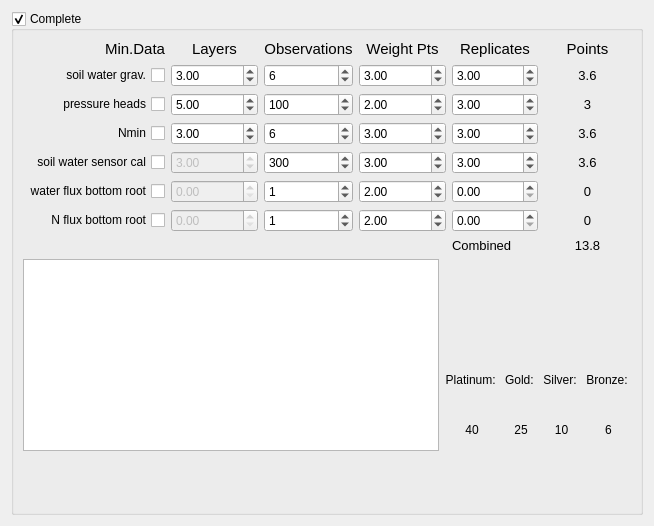
          <widget class="QWidget" name="pageSoil">
           <property name="geometry">
            <rect>
             <x>0</x>
             <y>0</y>
             <width>654</width>
             <height>526</height>
            </rect>
           </property>
           <attribute name="label">
            <string>Soil</string>
           </attribute>
           <layout class="QGridLayout" name="gridLayout_12">
            <item row="0" column="0">
             <widget class="QGroupBox" name="gbxSVSoil">
              <property name="title">
               <string>Complete</string>
              </property>
              <property name="checkable">
               <bool>true</bool>
              </property>
              <property name="checked">
               <bool>true</bool>
              </property>
              <layout class="QGridLayout" name="gridLayout_33">
               <item row="0" column="0" colspan="2">
                <layout class="QGridLayout" name="gridLayoutSVSoilInputs">
                 <item row="2" column="0">
                  <widget class="QCheckBox" name="chbxSVSoilPressureHeads">
                   <property name="layoutDirection">
                    <enum>Qt::RightToLeft</enum>
                   </property>
                   <property name="text">
                    <string>pressure heads</string>
                   </property>
                  </widget>
                 </item>
                 <item row="4" column="2">
                  <widget class="QSpinBox" name="sbSVSoilSoilWaterSensorCalObservations">
                   <property name="maximum">
                    <number>999999</number>
                   </property>
                   <property name="value">
                    <number>300</number>
                   </property>
                  </widget>
                 </item>
                 <item row="5" column="0">
                  <widget class="QCheckBox" name="chbxSVSoilWaterFluxBottomRoot">
                   <property name="layoutDirection">
                    <enum>Qt::RightToLeft</enum>
                   </property>
                   <property name="text">
                    <string>water flux bottom root</string>
                   </property>
                  </widget>
                 </item>
                 <item row="5" column="2">
                  <widget class="QSpinBox" name="sbSVSoilWaterFluxBottomRootObservations">
                   <property name="maximum">
                    <number>999999</number>
                   </property>
                   <property name="value">
                    <number>1</number>
                   </property>
                  </widget>
                 </item>
                 <item row="5" column="4">
                  <widget class="QDoubleSpinBox" name="dsbSVSoilWaterFluxBottomRootReplicates"/>
                 </item>
                 <item row="2" column="4">
                  <widget class="QDoubleSpinBox" name="dsbSVSoilPressureHeadsReplicates">
                   <property name="value">
                    <double>3.000000000000000</double>
                   </property>
                  </widget>
                 </item>
                 <item row="2" column="5">
                  <widget class="QLabel" name="lblSVSoilPressureHeadsPoints">
                   <property name="font">
                    <font>
                     <pointsize>10</pointsize>
                    </font>
                   </property>
                   <property name="text">
                    <string notr="true">3</string>
                   </property>
                   <property name="alignment">
                    <set>Qt::AlignCenter</set>
                   </property>
                  </widget>
                 </item>
                 <item row="3" column="0">
                  <widget class="QCheckBox" name="chbxSVSoilNMin">
                   <property name="layoutDirection">
                    <enum>Qt::RightToLeft</enum>
                   </property>
                   <property name="text">
                    <string>Nmin</string>
                   </property>
                  </widget>
                 </item>
                 <item row="3" column="2">
                  <widget class="QSpinBox" name="sbSVSoilNMinObservations">
                   <property name="maximum">
                    <number>999999</number>
                   </property>
                   <property name="value">
                    <number>6</number>
                   </property>
                  </widget>
                 </item>
                 <item row="3" column="4">
                  <widget class="QDoubleSpinBox" name="dsbSVSoilNMinReplicates">
                   <property name="value">
                    <double>3.000000000000000</double>
                   </property>
                  </widget>
                 </item>
                 <item row="3" column="5">
                  <widget class="QLabel" name="lblSVSoilNMinPoints">
                   <property name="font">
                    <font>
                     <pointsize>10</pointsize>
                    </font>
                   </property>
                   <property name="text">
                    <string notr="true">3.6</string>
                   </property>
                   <property name="alignment">
                    <set>Qt::AlignCenter</set>
                   </property>
                  </widget>
                 </item>
                 <item row="4" column="0">
                  <widget class="QCheckBox" name="chbxSVSoilSoilWaterSensorCal">
                   <property name="layoutDirection">
                    <enum>Qt::RightToLeft</enum>
                   </property>
                   <property name="text">
                    <string>soil water sensor cal</string>
                   </property>
                  </widget>
                 </item>
                 <item row="4" column="4">
                  <widget class="QDoubleSpinBox" name="dsbSVSoilSoilWaterSensorCalReplicates">
                   <property name="value">
                    <double>3.000000000000000</double>
                   </property>
                  </widget>
                 </item>
                 <item row="4" column="5">
                  <widget class="QLabel" name="lblSVSoilSoilWaterSensorCalPoints">
                   <property name="font">
                    <font>
                     <pointsize>10</pointsize>
                    </font>
                   </property>
                   <property name="text">
                    <string notr="true">3.6</string>
                   </property>
                   <property name="alignment">
                    <set>Qt::AlignCenter</set>
                   </property>
                  </widget>
                 </item>
                 <item row="0" column="1">
                  <widget class="QLabel" name="lblSVSoilLayersHeader">
                   <property name="font">
                    <font>
                     <pointsize>11</pointsize>
                    </font>
                   </property>
                   <property name="text">
                    <string>Layers</string>
                   </property>
                   <property name="alignment">
                    <set>Qt::AlignCenter</set>
                   </property>
                  </widget>
                 </item>
                 <item row="0" column="2">
                  <widget class="QLabel" name="lblSVSoilObservationsHeader">
                   <property name="font">
                    <font>
                     <pointsize>11</pointsize>
                    </font>
                   </property>
                   <property name="text">
                    <string>Observations</string>
                   </property>
                   <property name="alignment">
                    <set>Qt::AlignCenter</set>
                   </property>
                  </widget>
                 </item>
                 <item row="0" column="0">
                  <widget class="QLabel" name="lblSVSoilMinDataHeader">
                   <property name="font">
                    <font>
                     <pointsize>11</pointsize>
                    </font>
                   </property>
                   <property name="text">
                    <string>Min.Data</string>
                   </property>
                   <property name="alignment">
                    <set>Qt::AlignRight|Qt::AlignTrailing|Qt::AlignVCenter</set>
                   </property>
                  </widget>
                 </item>
                 <item row="2" column="2">
                  <widget class="QSpinBox" name="sbSVSoilPressureHeadsObservations">
                   <property name="maximum">
                    <number>999999</number>
                   </property>
                   <property name="value">
                    <number>100</number>
                   </property>
                  </widget>
                 </item>
                 <item row="0" column="5">
                  <widget class="QLabel" name="lblSVSoilPointsHeader">
                   <property name="font">
                    <font>
                     <pointsize>11</pointsize>
                    </font>
                   </property>
                   <property name="text">
                    <string>Points</string>
                   </property>
                   <property name="alignment">
                    <set>Qt::AlignCenter</set>
                   </property>
                  </widget>
                 </item>
                 <item row="1" column="2">
                  <widget class="QSpinBox" name="sbSVSoilSoilWaterGravObservations">
                   <property name="maximum">
                    <number>999999</number>
                   </property>
                   <property name="value">
                    <number>6</number>
                   </property>
                  </widget>
                 </item>
                 <item row="1" column="4">
                  <widget class="QDoubleSpinBox" name="dsbSVSoilSoilWaterGravReplicates">
                   <property name="value">
                    <double>3.000000000000000</double>
                   </property>
                  </widget>
                 </item>
                 <item row="1" column="5">
                  <widget class="QLabel" name="lblSVSoilSoilWaterGravPoints">
                   <property name="font">
                    <font>
                     <pointsize>10</pointsize>
                    </font>
                   </property>
                   <property name="text">
                    <string notr="true">3.6</string>
                   </property>
                   <property name="alignment">
                    <set>Qt::AlignCenter</set>
                   </property>
                  </widget>
                 </item>
                 <item row="0" column="3">
                  <widget class="QLabel" name="lblSVSoilWeightPtsHeader">
                   <property name="font">
                    <font>
                     <pointsize>11</pointsize>
                    </font>
                   </property>
                   <property name="text">
                    <string>Weight Pts</string>
                   </property>
                   <property name="alignment">
                    <set>Qt::AlignCenter</set>
                   </property>
                  </widget>
                 </item>
                 <item row="0" column="4">
                  <widget class="QLabel" name="lblSVSoilReplicatesHeader">
                   <property name="font">
                    <font>
                     <pointsize>11</pointsize>
                    </font>
                   </property>
                   <property name="text">
                    <string>Replicates</string>
                   </property>
                   <property name="alignment">
                    <set>Qt::AlignCenter</set>
                   </property>
                  </widget>
                 </item>
                 <item row="1" column="0">
                  <widget class="QCheckBox" name="chbxSVSoilSoilWaterGrav">
                   <property name="layoutDirection">
                    <enum>Qt::RightToLeft</enum>
                   </property>
                   <property name="text">
                    <string>soil water grav.</string>
                   </property>
                  </widget>
                 </item>
                 <item row="5" column="5">
                  <widget class="QLabel" name="lblSVSoilWaterFluxBottomRootPoints">
                   <property name="font">
                    <font>
                     <pointsize>10</pointsize>
                    </font>
                   </property>
                   <property name="text">
                    <string notr="true">0</string>
                   </property>
                   <property name="alignment">
                    <set>Qt::AlignCenter</set>
                   </property>
                  </widget>
                 </item>
                 <item row="6" column="0">
                  <widget class="QCheckBox" name="chbxSVSoilNFluxBottomRoot">
                   <property name="layoutDirection">
                    <enum>Qt::RightToLeft</enum>
                   </property>
                   <property name="text">
                    <string>N flux bottom root</string>
                   </property>
                  </widget>
                 </item>
                 <item row="6" column="2">
                  <widget class="QSpinBox" name="sbSVSoilNFluxBottomRootObservations">
                   <property name="maximum">
                    <number>999999</number>
                   </property>
                   <property name="value">
                    <number>1</number>
                   </property>
                  </widget>
                 </item>
                 <item row="6" column="4">
                  <widget class="QDoubleSpinBox" name="dsbSVSoilNFluxBottomRootReplicates"/>
                 </item>
                 <item row="6" column="5">
                  <widget class="QLabel" name="lblSVSoilNFluxBottomRootPoints">
                   <property name="font">
                    <font>
                     <pointsize>10</pointsize>
                    </font>
                   </property>
                   <property name="text">
                    <string notr="true">0</string>
                   </property>
                   <property name="alignment">
                    <set>Qt::AlignCenter</set>
                   </property>
                  </widget>
                 </item>
                 <item row="7" column="4">
                  <widget class="QLabel" name="lblCombinedSVSoil">
                   <property name="font">
                    <font>
                     <pointsize>10</pointsize>
                    </font>
                   </property>
                   <property name="text">
                    <string>Combined</string>
                   </property>
                  </widget>
                 </item>
                 <item row="7" column="5">
                  <widget class="QLabel" name="lblOverallRatingSVSoil">
                   <property name="font">
                    <font>
                     <pointsize>10</pointsize>
                    </font>
                   </property>
                   <property name="text">
                    <string>13.8</string>
                   </property>
                   <property name="alignment">
                    <set>Qt::AlignCenter</set>
                   </property>
                  </widget>
                 </item>
                 <item row="1" column="1">
                  <widget class="QDoubleSpinBox" name="dsbSVSoilSoilWaterGravLayers">
                   <property name="value">
                    <double>3.000000000000000</double>
                   </property>
                  </widget>
                 </item>
                 <item row="2" column="1">
                  <widget class="QDoubleSpinBox" name="dsbSVSoilPressureHeadsLayers">
                   <property name="value">
                    <double>5.000000000000000</double>
                   </property>
                  </widget>
                 </item>
                 <item row="3" column="1">
                  <widget class="QDoubleSpinBox" name="dsbSVSoilNMinLayers">
                   <property name="value">
                    <double>3.000000000000000</double>
                   </property>
                  </widget>
                 </item>
                 <item row="4" column="1">
                  <widget class="QDoubleSpinBox" name="dsbSVSoilSoilWaterSensorCalLayers">
                   <property name="enabled">
                    <bool>false</bool>
                   </property>
                   <property name="value">
                    <double>3.000000000000000</double>
                   </property>
                  </widget>
                 </item>
                 <item row="5" column="1">
                  <widget class="QDoubleSpinBox" name="dsbSVSoilWaterFluxBottomRootLayers">
                   <property name="enabled">
                    <bool>false</bool>
                   </property>
                  </widget>
                 </item>
                 <item row="6" column="1">
                  <widget class="QDoubleSpinBox" name="dsbSVSoilNFluxBottomRootLayers">
                   <property name="enabled">
                    <bool>false</bool>
                   </property>
                  </widget>
                 </item>
                 <item row="6" column="3">
                  <widget class="QDoubleSpinBox" name="dsbSVSoilNFluxBottomRootWeightPts">
                   <property name="value">
                    <double>2.000000000000000</double>
                   </property>
                  </widget>
                 </item>
                 <item row="5" column="3">
                  <widget class="QDoubleSpinBox" name="dsbSVSoilWaterFluxBottomRootWeightPts">
                   <property name="value">
                    <double>2.000000000000000</double>
                   </property>
                  </widget>
                 </item>
                 <item row="4" column="3">
                  <widget class="QDoubleSpinBox" name="dsbSVSoilSoilWaterSensorCalWeightPts">
                   <property name="value">
                    <double>3.000000000000000</double>
                   </property>
                  </widget>
                 </item>
                 <item row="3" column="3">
                  <widget class="QDoubleSpinBox" name="dsbSVSoilNMinWeightPts">
                   <property name="value">
                    <double>3.000000000000000</double>
                   </property>
                  </widget>
                 </item>
                 <item row="2" column="3">
                  <widget class="QDoubleSpinBox" name="dsbSVSoilPressureHeadsWeightPts">
                   <property name="value">
                    <double>2.000000000000000</double>
                   </property>
                  </widget>
                 </item>
                 <item row="1" column="3">
                  <widget class="QDoubleSpinBox" name="dsbSVSoilSoilWaterGravWeightPts">
                   <property name="value">
                    <double>3.000000000000000</double>
                   </property>
                  </widget>
                 </item>
                </layout>
               </item>
               <item row="1" column="0" rowspan="2">
                <widget class="QTextBrowser" name="txbrSVSoil">
                 <property name="sizePolicy">
                  <sizepolicy hsizetype="Expanding" vsizetype="Expanding">
                   <horstretch>1</horstretch>
                   <verstretch>0</verstretch>
                  </sizepolicy>
                 </property>
                </widget>
               </item>
               <item row="1" column="1">
                <layout class="QGridLayout" name="gridLayoutSVSoilRankingResult">
                 <item row="0" column="0">
                  <spacer name="horizontalSpacerSVSoilLeftRankLabel">
                   <property name="orientation">
                    <enum>Qt::Horizontal</enum>
                   </property>
                   <property name="sizeHint" stdset="0">
                    <size>
                     <width>40</width>
                     <height>20</height>
                    </size>
                   </property>
                  </spacer>
                 </item>
                 <item row="0" column="1">
                  <widget class="QLabel" name="lblMedalSVSoil">
                   <property name="minimumSize">
                    <size>
                     <width>30</width>
                     <height>30</height>
                    </size>
                   </property>
                   <property name="maximumSize">
                    <size>
                     <width>30</width>
                     <height>30</height>
                    </size>
                   </property>
                   <property name="baseSize">
                    <size>
                     <width>20</width>
                     <height>60</height>
                    </size>
                   </property>
                   <property name="lineWidth">
                    <number>0</number>
                   </property>
                   <property name="text">
                    <string/>
                   </property>
                   <property name="scaledContents">
                    <bool>true</bool>
                   </property>
                   <property name="alignment">
                    <set>Qt::AlignJustify|Qt::AlignVCenter</set>
                   </property>
                  </widget>
                 </item>
                 <item row="0" column="2">
                  <spacer name="horizontalSpacerSVSoilRightRankLabel">
                   <property name="orientation">
                    <enum>Qt::Horizontal</enum>
                   </property>
                   <property name="sizeHint" stdset="0">
                    <size>
                     <width>40</width>
                     <height>20</height>
                    </size>
                   </property>
                  </spacer>
                 </item>
                 <item row="1" column="0" colspan="3">
                  <widget class="QLabel" name="lblRankingSVSoil">
                   <property name="font">
                    <font>
                     <pointsize>13</pointsize>
                    </font>
                   </property>
                   <property name="text">
                    <string/>
                   </property>
                   <property name="alignment">
                    <set>Qt::AlignCenter</set>
                   </property>
                  </widget>
                 </item>
                </layout>
               </item>
               <item row="2" column="1">
                <layout class="QGridLayout" name="gridLayoutSVSoilRankLvls">
                 <item row="0" column="0">
                  <widget class="QLabel" name="lblWeatherPlatinumMinSVSoil">
                   <property name="font">
                    <font>
                     <pointsize>9</pointsize>
                    </font>
                   </property>
                   <property name="text">
                    <string>Platinum: </string>
                   </property>
                   <property name="alignment">
                    <set>Qt::AlignRight|Qt::AlignTrailing|Qt::AlignVCenter</set>
                   </property>
                   <property name="margin">
                    <number>0</number>
                   </property>
                   <property name="indent">
                    <number>0</number>
                   </property>
                  </widget>
                 </item>
                 <item row="1" column="0">
                  <widget class="QLabel" name="lblWeatherPlatinumMinValSVSoil">
                   <property name="minimumSize">
                    <size>
                     <width>25</width>
                     <height>0</height>
                    </size>
                   </property>
                   <property name="font">
                    <font>
                     <pointsize>9</pointsize>
                    </font>
                   </property>
                   <property name="text">
                    <string>40</string>
                   </property>
                   <property name="alignment">
                    <set>Qt::AlignCenter</set>
                   </property>
                   <property name="margin">
                    <number>-1</number>
                   </property>
                   <property name="indent">
                    <number>1</number>
                   </property>
                  </widget>
                 </item>
                 <item row="1" column="1">
                  <widget class="QLabel" name="lblWeatherGoldMinValSVSoil">
                   <property name="minimumSize">
                    <size>
                     <width>25</width>
                     <height>0</height>
                    </size>
                   </property>
                   <property name="font">
                    <font>
                     <pointsize>9</pointsize>
                    </font>
                   </property>
                   <property name="text">
                    <string>25</string>
                   </property>
                   <property name="alignment">
                    <set>Qt::AlignCenter</set>
                   </property>
                   <property name="margin">
                    <number>-1</number>
                   </property>
                   <property name="indent">
                    <number>1</number>
                   </property>
                  </widget>
                 </item>
                 <item row="0" column="1">
                  <widget class="QLabel" name="lblWeatherGoldMinSVSoil">
                   <property name="font">
                    <font>
                     <pointsize>9</pointsize>
                    </font>
                   </property>
                   <property name="text">
                    <string>Gold: </string>
                   </property>
                   <property name="alignment">
                    <set>Qt::AlignRight|Qt::AlignTrailing|Qt::AlignVCenter</set>
                   </property>
                   <property name="margin">
                    <number>0</number>
                   </property>
                   <property name="indent">
                    <number>0</number>
                   </property>
                  </widget>
                 </item>
                 <item row="0" column="2">
                  <widget class="QLabel" name="lblWeatherSilverMinSVSoil">
                   <property name="font">
                    <font>
                     <pointsize>9</pointsize>
                    </font>
                   </property>
                   <property name="text">
                    <string>Silver: </string>
                   </property>
                   <property name="alignment">
                    <set>Qt::AlignRight|Qt::AlignTrailing|Qt::AlignVCenter</set>
                   </property>
                   <property name="margin">
                    <number>0</number>
                   </property>
                   <property name="indent">
                    <number>0</number>
                   </property>
                  </widget>
                 </item>
                 <item row="0" column="3">
                  <widget class="QLabel" name="lblWeatherBronzeMinSVSoil">
                   <property name="font">
                    <font>
                     <pointsize>9</pointsize>
                    </font>
                   </property>
                   <property name="text">
                    <string>Bronze: </string>
                   </property>
                   <property name="alignment">
                    <set>Qt::AlignRight|Qt::AlignTrailing|Qt::AlignVCenter</set>
                   </property>
                   <property name="margin">
                    <number>0</number>
                   </property>
                   <property name="indent">
                    <number>0</number>
                   </property>
                  </widget>
                 </item>
                 <item row="1" column="2">
                  <widget class="QLabel" name="lblWeatherSilverMinValSVSoil">
                   <property name="minimumSize">
                    <size>
                     <width>25</width>
                     <height>0</height>
                    </size>
                   </property>
                   <property name="font">
                    <font>
                     <pointsize>9</pointsize>
                    </font>
                   </property>
                   <property name="text">
                    <string>10</string>
                   </property>
                   <property name="alignment">
                    <set>Qt::AlignCenter</set>
                   </property>
                   <property name="margin">
                    <number>-1</number>
                   </property>
                   <property name="indent">
                    <number>1</number>
                   </property>
                  </widget>
                 </item>
                 <item row="1" column="3">
                  <widget class="QLabel" name="lblWeatherBronzeMinValSVSoil">
                   <property name="minimumSize">
                    <size>
                     <width>25</width>
                     <height>0</height>
                    </size>
                   </property>
                   <property name="font">
                    <font>
                     <pointsize>9</pointsize>
                    </font>
                   </property>
                   <property name="text">
                    <string>6</string>
                   </property>
                   <property name="alignment">
                    <set>Qt::AlignCenter</set>
                   </property>
                   <property name="margin">
                    <number>-1</number>
                   </property>
                   <property name="indent">
                    <number>1</number>
                   </property>
                  </widget>
                 </item>
                </layout>
               </item>
               <item row="3" column="0" colspan="2">
                <spacer name="verticalSpacerSVSoil">
                 <property name="orientation">
                  <enum>Qt::Vertical</enum>
                 </property>
                 <property name="sizeHint" stdset="0">
                  <size>
                   <width>20</width>
                   <height>40</height>
                  </size>
                 </property>
                </spacer>
               </item>
              </layout>
             </widget>
            </item>
           </layout>
          </widget>
